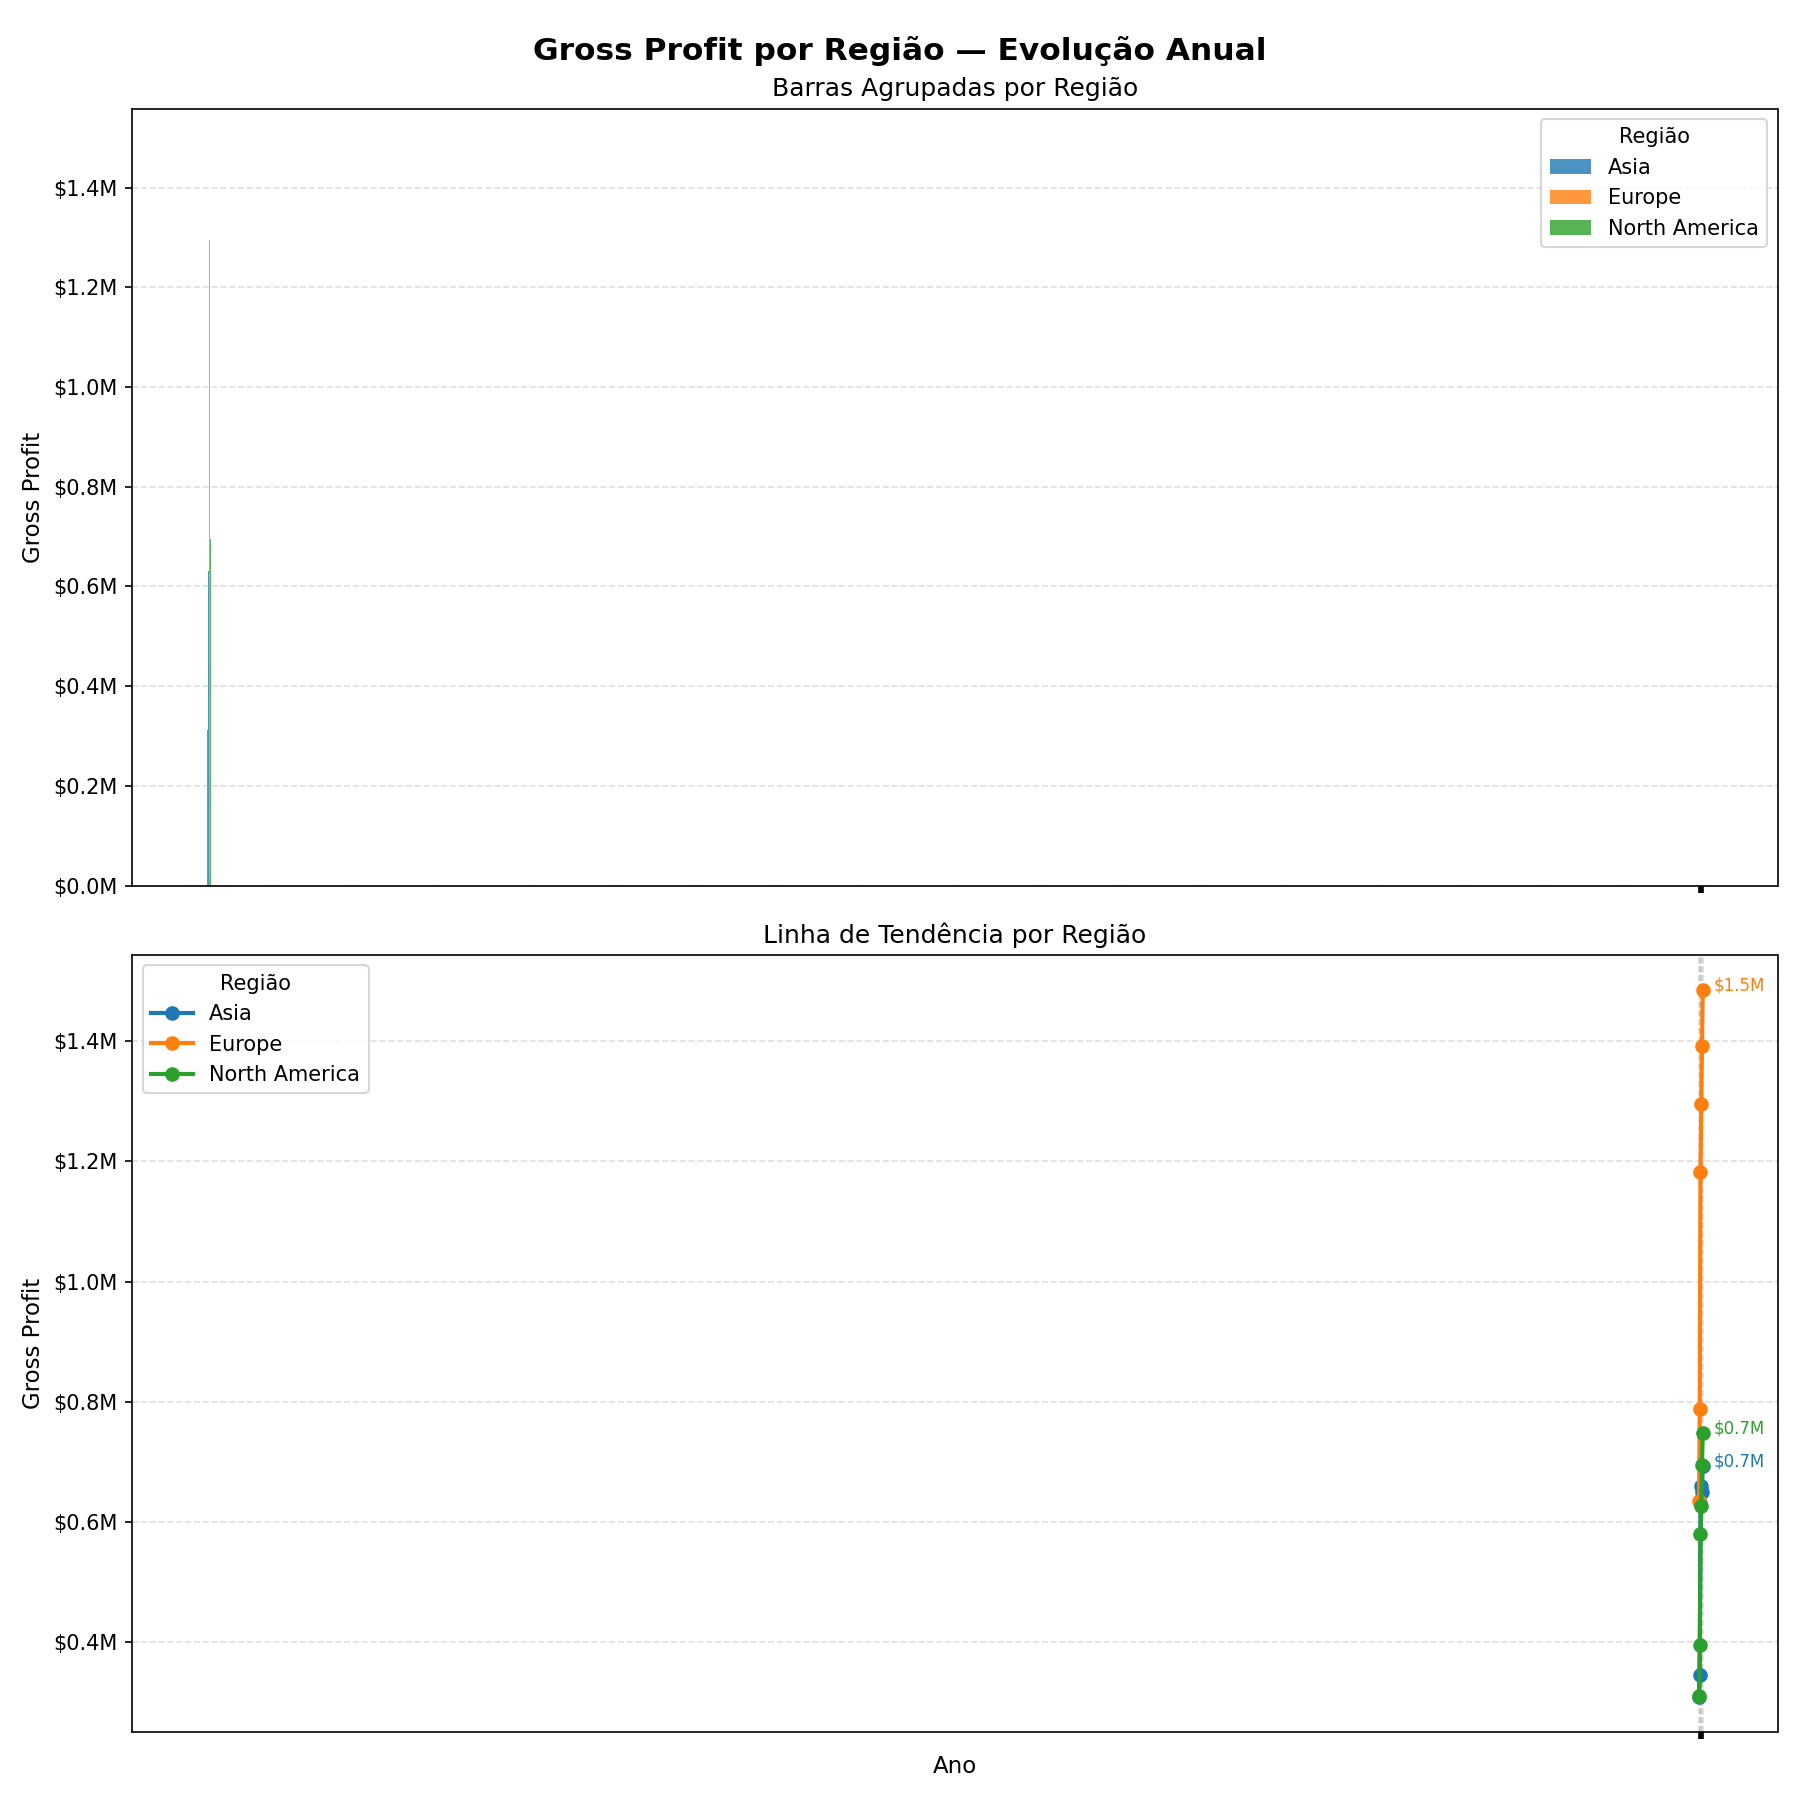

Source code (Python):
"""
Gross Profit por Continente/Região — evolução anual por Europa, Ásia e América do Norte.
Gráfico combinado: barras agrupadas por região + linhas de tendência por região.
"""

import pandas as pd
import matplotlib.pyplot as plt
import matplotlib.ticker as mticker
import os

# ── Paths ──────────────────────────────────────────────────────────────────────
BASE_DIR   = os.path.dirname(os.path.abspath(__file__))
DATA_PATH  = os.path.join(BASE_DIR, "..", "..", "data", "sales_data_clean.csv")
OUTPUT_DIR = BASE_DIR

# ── Load & prepare ─────────────────────────────────────────────────────────────
df = pd.read_csv(DATA_PATH)
# Gross Profit = Sales_Price - Production_Cost
df["Gross_Profit"] = df["Sales_Price"] - df["Production_Cost"]

region_gp = (
    df.groupby(["Year", "Region"])["Gross_Profit"]
    .sum()
    .reset_index()
    .sort_values(["Year", "Region"])
)

# Pivot para facilitar plot
pivot = region_gp.pivot(index="Year", columns="Region", values="Gross_Profit").fillna(0)
years  = pivot.index.tolist()
regions = pivot.columns.tolist()

COLORS = {
    "Asia":          "#1f77b4",
    "Europe":        "#ff7f0e",
    "North America": "#2ca02c",
}

# ── Plot ───────────────────────────────────────────────────────────────────────
fig, axes = plt.subplots(2, 1, figsize=(12, 12), sharex=True)
fig.suptitle("Gross Profit por Região — Evolução Anual", fontsize=15, fontweight="bold", y=0.98)

# ── Subplot 1: Barras agrupadas ────────────────────────────────────────────────
ax1 = axes[0]
n_regions  = len(regions)
bar_width  = 0.25
x          = range(len(years))

for i, region in enumerate(regions):
    offset = (i - n_regions / 2 + 0.5) * bar_width
    bars   = ax1.bar(
        [xi + offset for xi in x],
        pivot[region],
        width=bar_width,
        label=region,
        color=COLORS.get(region, f"C{i}"),
        alpha=0.8,
    )

ax1.set_ylabel("Gross Profit", fontsize=11)
ax1.set_title("Barras Agrupadas por Região", fontsize=12)
ax1.set_xticks(list(x))
ax1.set_xticklabels(years)
ax1.yaxis.set_major_formatter(mticker.FuncFormatter(lambda v, _: f"${v/1e6:.1f}M"))
ax1.legend(title="Região")
ax1.grid(axis="y", linestyle="--", alpha=0.4)

# ── Subplot 2: Linhas por região ───────────────────────────────────────────────
ax2 = axes[1]

for region in regions:
    ax2.plot(
        years,
        pivot[region],
        marker="o",
        linewidth=2,
        label=region,
        color=COLORS.get(region, None),
    )
    # Anotações no último ponto
    last_val = pivot[region].iloc[-1]
    ax2.annotate(
        f"${last_val/1e6:.1f}M",
        xy=(years[-1], last_val),
        xytext=(5, 0),
        textcoords="offset points",
        fontsize=8,
        color=COLORS.get(region, "black"),
    )

ax2.set_xlabel("Ano", fontsize=11)
ax2.set_ylabel("Gross Profit", fontsize=11)
ax2.set_title("Linha de Tendência por Região", fontsize=12)
ax2.set_xticks(years)
ax2.yaxis.set_major_formatter(mticker.FuncFormatter(lambda v, _: f"${v/1e6:.1f}M"))
ax2.legend(title="Região")
ax2.grid(linestyle="--", alpha=0.4)

plt.tight_layout()
out_path = os.path.join(OUTPUT_DIR, "gross_profit_continentes.png")
plt.savefig(out_path, dpi=150)
print(f"Gráfico guardado em: {out_path}")
# plt.show()
